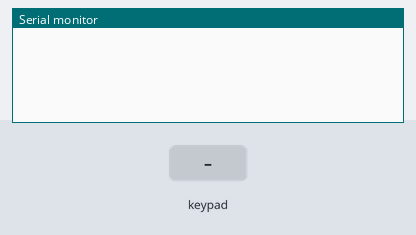
The sketch below on a simulated Arduino Uno, built with avr-gcc and run on an emulated ATmega328P. On the bench: the last lines printed to the serial monitor. Wiring (inferred from the names in the program): 3×3 keypad with keys 1 2 3 4 5 6 7 8 9 (labels assumed): rows pin 2, pin 3, pin 4; columns pin 5, pin 6, pin 7. The test bench sets the inputs (shaded band).

Above: at 1.2 s.
1.3 s: key '1' pressed
At 3.4 s:
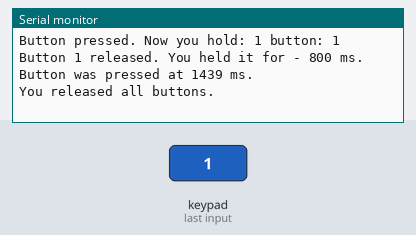
3.7 s: keypad keys 1 3 9 pressed 0.4 s apart
At 4.46 s:
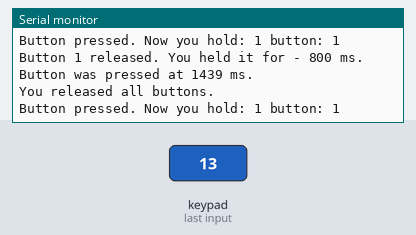
6.4 s: key '4' pressed
At 7.7 s:
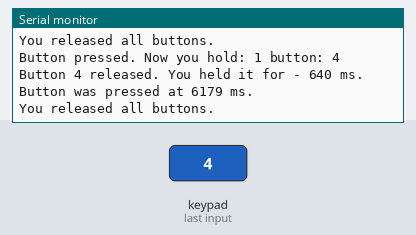
7.9 s: keypad keys 2 3 4 pressed 0.4 s apart
At 10.4 s:
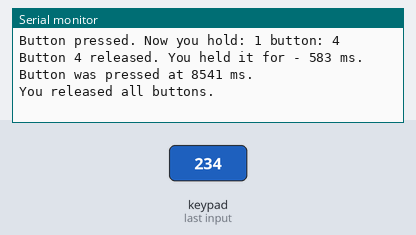
Timing chart, 0 to 11.6 s (numbered marks = the images above; inputs shaded):
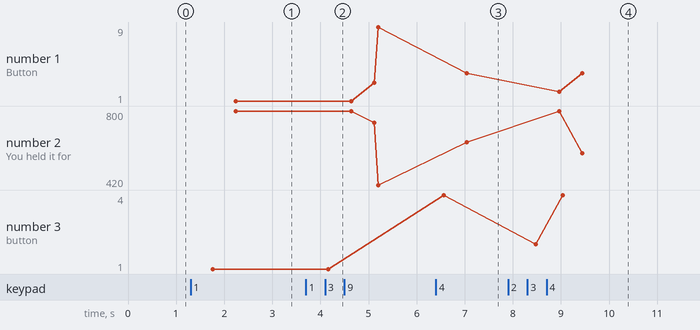

The sketch:

ButtonMatrix.ino
```cpp
#define ROW1 2
#define ROW2 3
#define ROW3 4

#define COL1 5
#define COL2 6
#define COL3 7

#define NROWS 3
#define NCOLS 3

const int row_pins[NROWS] = {2, 3, 4};
const int col_pins[NCOLS] = {5, 6, 7};
bool btn_pressed[NCOLS] = {false, false, false};
long int start_time[3][3] = {{0, 0, 0},
                          	 {0, 0, 0},
                          	 {0, 0, 0}};
bool released_buttons[3][3] = {{false, false, false},
							                 {false, false, false},
                               {false, false, false}};
bool report_to_user = false;
int calls = 0;
void setup()
{
  Serial.begin(9600);
  DDRD |= (1<<ROW1) | (1<<ROW2) | (1<<ROW3);
  for(int i = 0;i < NCOLS; i++) {
    pinMode(col_pins[i], INPUT_PULLUP);
  }
  cli();
  TCCR1A=0;
  TCCR1B=0;
  TCNT1=0;
  OCR1A=40000;
  TCCR1B |= (1 << WGM12);
  TCCR1B = TCCR1B | (1 << CS11) | (1 << CS10);
  TIMSK1 |= (1 << OCIE1A);
  sei();
  PORTD |= 0b00011100;
}

ISR(TIMER1_COMPA_vect) {
  PORTD = (PORTD & ~((1 << 2) | (1 << 3) | (1 << 4))) | ((1 << 2) | (1 << 3) | (1 << 4)) & ~(1 << (calls + 2));
  // В tinkercad INPUT_PULLUP почему-то при чтении через регистры всегда HIGH, даже если подключен к земле.
  btn_pressed[0] = !digitalRead(COL1); // ~(PORTD & (1 << COL1));
  btn_pressed[1] = !digitalRead(COL2);//~(PORTD & (1 << COL2));
  btn_pressed[2] = !digitalRead(COL3);//~(PORTD & (1 << COL3));
  for (int i=0; i<3; i++){
    if (btn_pressed[i] && start_time[calls][i]==0){
    	start_time[calls][i]=millis();
        report_to_user=true;
    }
    else if (!btn_pressed[i] && start_time[calls][i]>0){
        released_buttons[calls][i]=true;
    	report_to_user=true;
    }
  }
  calls++;
  if (report_to_user && calls==3) { report(); }
  calls=calls%3;
}

void report() {
  String pressed_buttons = "";
  int pressed_count = 0;

  for (int row = 0; row < 3; row++) {
    for (int col = 0; col < 3; col++) {
      if (released_buttons[row][col]) {
        Serial.print("Button ");
        Serial.print(1 + row * 3 + col);
        Serial.print(" released. You held it for - ");
        Serial.print(millis() - start_time[row][col]);
        Serial.print(" ms. Button was pressed at ");
        Serial.print(start_time[row][col]);
        Serial.println(" ms.");

        start_time[row][col] = 0;
        released_buttons[row][col] = false;
      }
      if (start_time[row][col] > 0) {
        if (pressed_count > 0) {
          pressed_buttons += ", ";
        }
        pressed_buttons += String(1 + row * 3 + col);
        pressed_count++;
      }
    }
  }
  if (pressed_count > 0) {
    Serial.print("Button pressed. Now you hold: ");
    Serial.print(pressed_count);
    Serial.print(pressed_count > 1 ? " buttons: " : " button: ");
    Serial.println(pressed_buttons);
  }
  else {
  	Serial.println("You released all buttons.");
  }
  report_to_user = false;
}

void loop(){}
```

Measured:
- after the input at 1.3 s, the serial monitor: prints a new line after 0.46 s (image 1)
- after the input at 6.4 s, the serial monitor: prints a new line after 0.16 s (image 3)
- after the input at 7.9 s, the serial monitor: prints a new line after 0.58 s (image 4)
- plotted number 1: 1 → 9 after the input at 3.7 s, 9 → 4 after the input at 6.4 s
- plotted number 2: 800 → 420 after the input at 3.7 s, 420 → 640 after the input at 6.4 s, 640 → 583 after the input at 7.9 s
- plotted number 3: 1 → 4 after the input at 6.4 s
